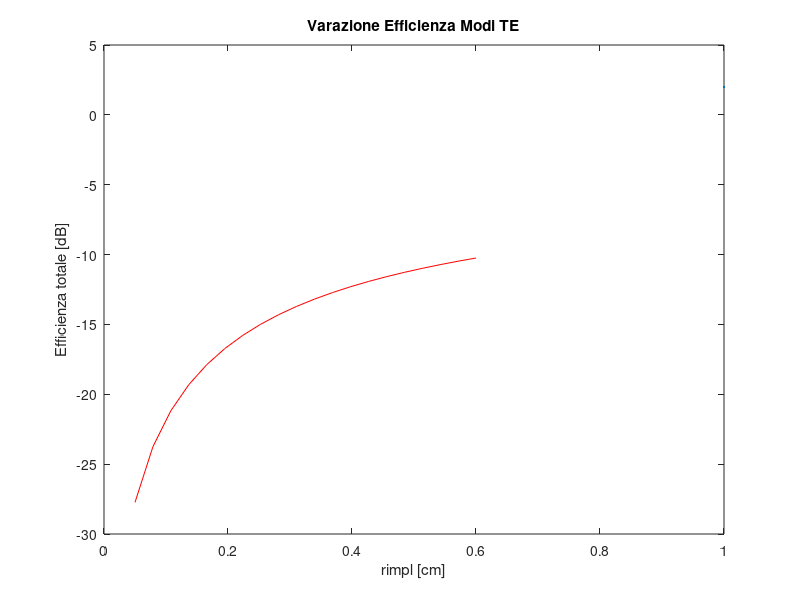

Reproduce this figure in MATLAB.
clear all

f0 = 0.9e9;
u0 = 4*pi*10^-7;
eps0=8.854e-12;
Zair=377;
%% Proprietà sistema 
%% Vescica
bladder_conductivity = 0.38308;
epsr_bladder = 18.936;
eps_bladder = epsr_bladder*eps0 - (1i*bladder_conductivity)/(2*pi*f0);
rbody = 1e-2;
d = rbody;
rimpl = linspace(0.05e-2,0.6e-2,20);
Gain = 2.15;
eta_total = zeros(1,4);
%% Grasso
fat_conductivity = 0.051043;
epsr_fat = 5.462;
eps_fat = epsr_fat*eps0 - (1i*fat_conductivity)/(2*pi*f0);

%rbody2 = 6e-2;
rbody2=6e-2;
d2=rbody2;
rimpl2 =0.5e-2;

for i=1:length(rimpl)
%% near-field TE
num= u0*abs(eps_fat)*2*pi*f0 - 2*sqrt(u0)*imag(sqrt(eps_fat))*d2^-1;
den =u0*abs(eps_fat)*2*pi*f0 - 2*sqrt(u0)*imag(sqrt(eps_fat))*rimpl(i)^-1;

near_field_TE =num/den;

%% near-field TM
num1 = (u0^1.5)*real(sqrt(eps_fat))*(2*pi*f0)^3 + imag(eps_fat^-1)*d2^-3;
den1 = (u0^1.5)*real(sqrt(eps_fat))*(2*pi*f0)^3 + imag(eps_fat^-1)*rimpl(i)^-3;
near_field_TM = num1/den1;

%% propagation TE/TM

propagation = exp(2*sqrt(u0)*imag(sqrt(eps_fat))*2*pi*f0*(d2-rimpl(i)));

%% Reflection TE

num2 = (u0^1.5)*sqrt(eps0*epsr_fat)*(2*pi*f0)^2*rbody2^2 - 1i*u0*2*pi*f0*rbody2;
den2 = u0*eps0*epsr_fat*(2*pi*f0)^2*rbody2^2 - 1i*sqrt(u0*eps0*epsr_fat)*2*pi*f0*rbody2 - 1;

Zm_TE = num2/den2;

%Zm_TE = sqrt(u0/(eps0*epsr_fat));

T_TE = (2*Zair)/(Zair+Zm_TE);

reflection_TE = (real(abs((T_TE)^2)/Zair)/(real(1/Zm_TE)));

%% Reflection TM

num3 = (u0^1.5)*sqrt(eps0*epsr_fat)*(2*pi*f0)^2*rbody2^2 - 1i*u0*2*pi*f0*rbody2 - sqrt((u0)/(eps0*epsr_fat));
den3 = u0*eps0*epsr_fat*(2*pi*f0)^2*rbody2^2 - 1i*sqrt(u0*eps0*epsr_fat)*2*pi*f0*rbody2;

Zm_TM = num3/den3;

%Zm_TM = sqrt(u0/(eps0*epsr_fat));

T_TM = (2*Zair)/(Zair+Zm_TM);

reflection_TM = (real(abs((T_TM)^2)/Zair)/(real(1/Zm_TM)));

%% Efficienza totale (scegliere tra TE e TM)

eta_total(i) = near_field_TE*propagation*reflection_TE;

end 
figure()
plot(rimpl*100,(10*log(eta_total)),color='r',LineWidth=2)
title('Varazione Efficienza Modi TE')
ylabel('Efficienza totale [dB]')
xlabel('rimpl [cm]')
